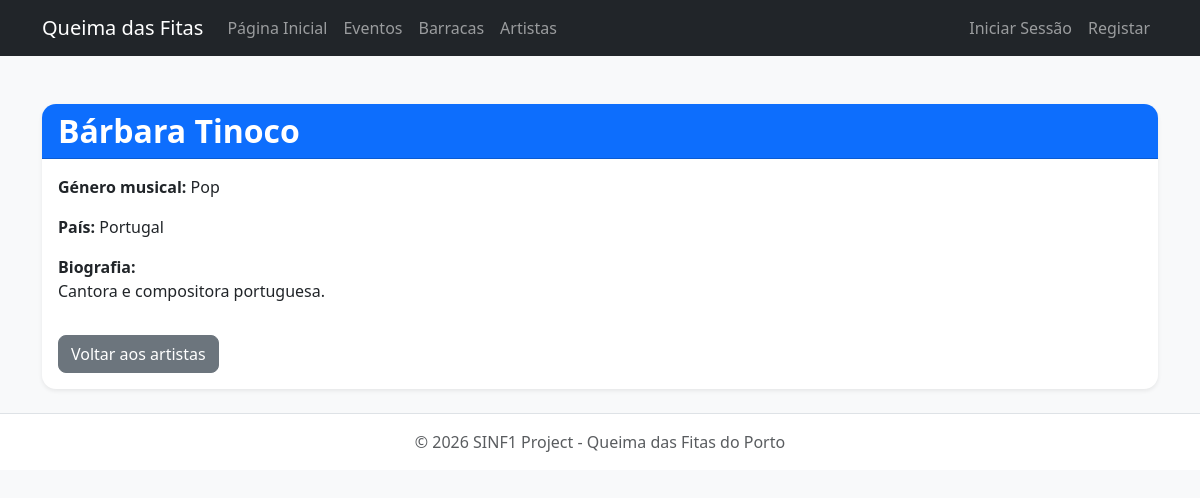
/public/UserInterface/artist_detail.php?id=2, run on the app's committed database.
### tables this page shows
CREATE TABLE `artist` (
  `id_artist` int(11) NOT NULL,
  `name` varchar(100) NOT NULL,
  `musical_genre` varchar(50) DEFAULT NULL,
  `country` varchar(50) DEFAULT NULL,
  `biography` text DEFAULT NULL
);

### src/dal/DataAccessLayer.php (called while the page is built, shortened)
<?php
class DataAccessLayer {
    private $conn;
    public function __construct() {
        $this->conn = new mysqli(DB_HOST, DB_USER, DB_PASS, DB_NAME);
        $this->conn->set_charset("utf8mb4");
    }
    public function executeSelect($query, $params = [], $types = "") {
        $stmt = $this->conn->prepare($query);
        if ($params) {
            $stmt->bind_param($types, ...$params);
        }
        $stmt->execute();
        $result = $stmt->get_result();
        $data = $result->fetch_all(MYSQLI_ASSOC);
        return $data;
    }
}
?>

### src/bll/BusinessLogicLayer.php (called while the page is built, shortened)
<?php
require_once __DIR__ . '/../dal/DataAccessLayer.php';
class BusinessLogicLayer {
    private $dal;
    public function __construct() {
        $this->dal = new DataAccessLayer();
    }
public function getArtistById($id_artist) {
    $query = "SELECT * FROM artist WHERE id_artist = ?";
    $result = $this->dal->executeSelect($query, [$id_artist], "i");
    return !empty($result) ? $result[0] : null;
}
}
?>

### public/UserInterface/artist_detail.php (the view, shortened to what this page needs)
<?php
include '../includes/header_ui.php';
$id_artist = $_GET['id'] ?? null;
$artist = $bll->getArtistById($id_artist);
?>
<div class="card shadow-sm border-0">
    <div class="card-header bg-primary text-white">
        <h2 class="mb-0">
            <?php echo htmlspecialchars($artist['name']); ?>
        </h2>
    </div>
    <div class="card-body">
        <p>
            <strong>Género musical:</strong>
            <?php echo htmlspecialchars($artist['musical_genre'] ?? 'Não definido'); ?>
        </p>
        <p>
            <strong>País:</strong>
            <?php echo htmlspecialchars($artist['country'] ?? 'Não definido'); ?>
        </p>
        <p>
            <strong>Biografia:</strong><br>
            <?php echo nl2br(htmlspecialchars($artist['biography'] ?? 'Sem biografia disponível.')); ?>
        </p>
        <a href="artists.php" class="btn btn-secondary mt-3">
            Voltar aos artistas
        </a>
    </div>
</div>
<?php include '../includes/footer.php'; ?>

### public/css/style.css (style rules this page uses)
body { background-color: #f8f9fa; color: #212529; }
h1, h2, h3, h4, h5 { font-weight: 600; }
.card { border-radius: 14px; overflow: hidden; }
.card-header { font-weight: 600; }
.btn { border-radius: 8px; }

### data on the page
artist: name "Bárbara Tinoco", musical_genre "Pop", country "Portugal", biography "Cantora e compositora portuguesa."
